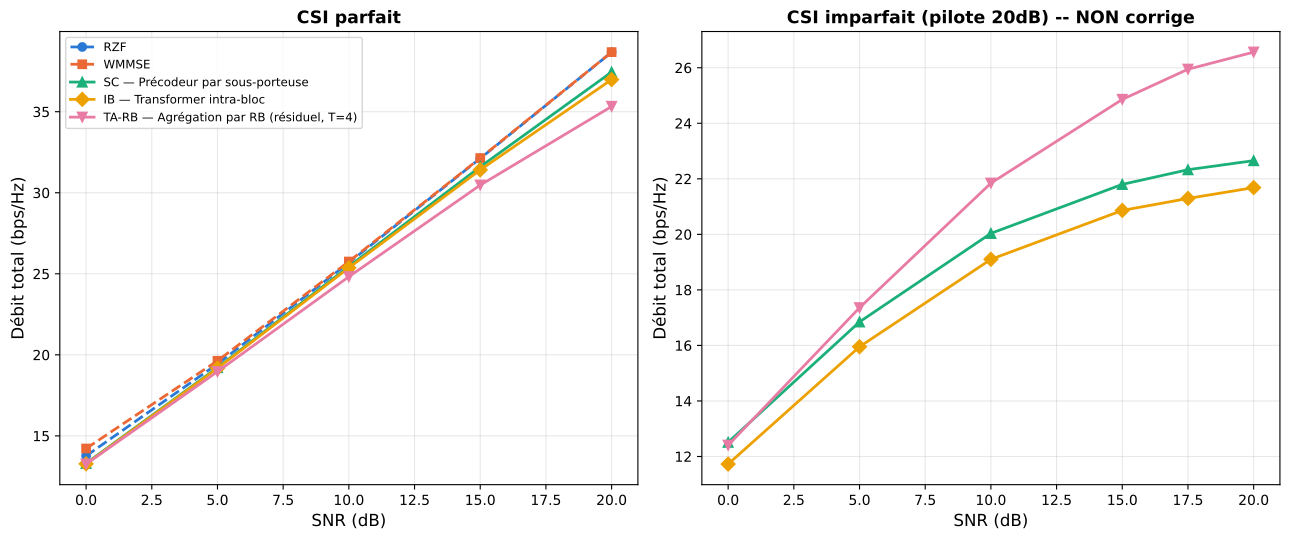

Python code for this plot:
"""
figA_sumrate_seedfix.py -- UMa STANDARD (M8K4), panneau CSI parfait
regenere avec les donnees corrigees (seed reel + canal partage + 4 bugs
verifies, cf. cible 1 de la tache de reverification systematique) :
final/results/classical_comparison_M8K4_uma_seedfix_manual_sinr_20260820_125429.json

Panneau CSI imparfait NON touche ici -- ce cote n'a pas encore ete
verifie/corrige pour les 4 bugs (hors perimetre de cible 1, qui ne
couvrait que le CSI parfait). Reutilise tel quel depuis l'ancien script
figA_sumrate_csi_perfect.py (donnees non validees pour ce panneau).
"""
import json
import numpy as np
import matplotlib
matplotlib.use('Agg')
import matplotlib.pyplot as plt

DATA_DIR = '../../'

COLORS = {'RZF': '#2a78d6', 'WMMSE': '#eb6834', 'SC': '#1baf7a', 'IB': '#eda100', 'TA-RB': '#e87ba4'}
MARKERS = {'RZF': 'o', 'WMMSE': 's', 'SC': '^', 'IB': 'D', 'TA-RB': 'v'}
LABELS = {'RZF': 'RZF', 'WMMSE': 'WMMSE',
          'SC': 'SC — Précodeur par sous-porteuse',
          'IB': 'IB — Transformer intra-bloc',
          'TA-RB': 'TA-RB — Agrégation par RB (résiduel, T=4)'}
LINESTYLE = {'RZF': '--', 'WMMSE': '--', 'SC': '-', 'IB': '-', 'TA-RB': '-'}
ARCH_KEY = {'SC': 'single_sc', 'IB': 'intra_rb', 'TA-RB': 'ta_rb_residual'}

# --- CSI parfait : donnees CORRIGEES (seed reel, canal partage, 4 bugs verifies) ---
fixed = json.load(open(DATA_DIR + 'classical_comparison_M8K4_uma_seedfix_manual_sinr_20260820_125429.json'))
snr_fixed = fixed['table']['snr']

# --- CSI imparfait : donnees NON corrigees (hors perimetre, pas encore verifie) ---
data = {k: json.load(open(DATA_DIR + f'diag_uma_signed_attn_{ARCH_KEY[k]}.json')) for k in ('SC', 'IB', 'TA-RB')}
snr_neural = sorted(float(s) for s in data['SC']['evals_perfect'].keys())

fig, (ax1, ax2) = plt.subplots(1, 2, figsize=(13, 5.5))

# === panneau gauche : CSI parfait (CORRIGE) ===
ax1.plot(snr_fixed, fixed['table']['rzf_sc'], color=COLORS['RZF'], marker=MARKERS['RZF'],
         linestyle=LINESTYLE['RZF'], label=LABELS['RZF'], linewidth=2, markersize=6)
ax1.plot(snr_fixed, fixed['table']['wmmse'], color=COLORS['WMMSE'], marker=MARKERS['WMMSE'],
         linestyle=LINESTYLE['WMMSE'], label=LABELS['WMMSE'], linewidth=2, markersize=6)
for k in ('SC', 'IB', 'TA-RB'):
    ax1.plot(snr_fixed, fixed['table'][k], color=COLORS[k], marker=MARKERS[k], linestyle=LINESTYLE[k],
             label=LABELS[k], linewidth=2, markersize=7)
ax1.set_xlabel('SNR (dB)', fontsize=12)
ax1.set_ylabel('Débit total (bps/Hz)', fontsize=12)
ax1.set_title('CSI parfait', fontsize=12.5, fontweight='bold')
ax1.legend(fontsize=8.5, loc='upper left')
ax1.grid(True, alpha=0.3)

# === panneau droit : CSI imparfait (pilote 20dB) -- donnees NON corrigees ===
for k in ('SC', 'IB', 'TA-RB'):
    y = [data[k]['csi_imperfect'][f'{s:.1f}']['pilot20dB'] for s in snr_neural]
    ax2.plot(snr_neural, y, color=COLORS[k], marker=MARKERS[k], linestyle=LINESTYLE[k],
             linewidth=2, markersize=7)
ax2.set_xlabel('SNR (dB)', fontsize=12)
ax2.set_ylabel('Débit total (bps/Hz)', fontsize=12)
ax2.set_title('CSI imparfait (pilote 20dB) -- NON corrige', fontsize=12.5, fontweight='bold')
ax2.grid(True, alpha=0.3)

fig.tight_layout()
fig.savefig('figA_sumrate_seedfix.png', dpi=200, bbox_inches='tight')
fig.savefig('figA_sumrate_seedfix.pdf', bbox_inches='tight')
plt.close(fig)
print('OK -> figA_sumrate_seedfix.{png,pdf}')
